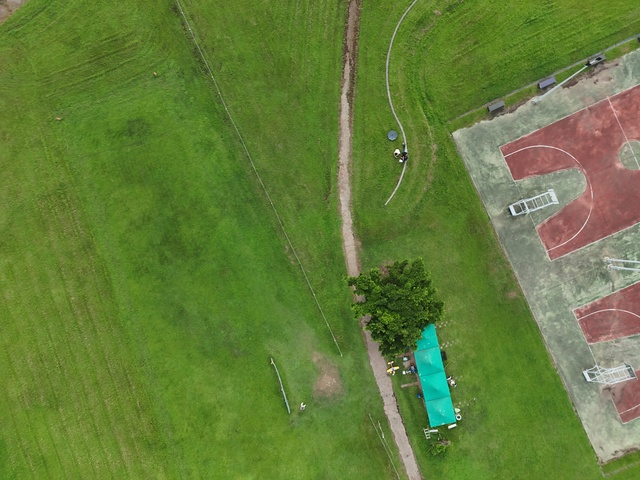
#> input picture DJ_photo/DJI_20260812173225_0147_D_640x480.JPG, 640 x 480 px
$ python process_dji_sequence.py DJ_photo --altitude 1.0
#> lines starting #> are read from the running program, lines starting #| are printed output that depends on the picture
### visual_odometry.py
#!/usr/bin/env python3
"""
GPS-less visual odometry (VO) for a downward-facing drone camera.

Estimates drone displacement between successive photos by matching features,
fitting a 2D similarity transform (rotation + scale + translation) with
RANSAC, and converting the pixel-space translation to meters using the
per-frame altitude (from a rangefinder/barometer) and the camera's known
ground footprint.

This gives *relative* displacement in the camera's own image frame (no
compass/heading fusion), which is exactly what VO/dead-reckoning provides:
chain enough of these together (with the estimated inter-frame rotation)
and you get a trajectory anchored at the first frame, not absolute GPS
coordinates.

Usage:
    python3 visual_odometry.py photo_obtained/
    python3 visual_odometry.py img1.png img2.png img3.png
    python3 visual_odometry.py photo_obtained/ --altitude 60,60,60
"""
import argparse
import math
import os
import re
import sys

import cv2
import numpy as np

import config

FILENAME_ALT_RE = re.compile(r'__[A-Za-z0-9]*__(\d+(?:\.\d+)?)m', re.IGNORECASE)
FILENAME_GPS_RE = re.compile(r'^(-?\d+\.\d+)_(-?\d+\.\d+)-')


# ── Input handling ────────────────────────────────────────────────────────

# [18 lines left out: function list_images, not called in this run]


def parse_altitude_m(path):
    m = FILENAME_ALT_RE.search(os.path.basename(path))
    return float(m.group(1)) if m else None


# [16 lines left out: functions parse_gps, haversine_m, not called in this run]


# ── Feature matching ──────────────────────────────────────────────────────

def _central_crop(gray):
    h, w = gray.shape[:2]
    f = config.CENTRAL_CROP_FRACTION
    if f >= 1.0:
        return gray, (0, 0)
    cw, ch = int(w * f), int(h * f)
    x0, y0 = (w - cw) // 2, (h - ch) // 2
    return gray[y0:y0 + ch, x0:x0 + cw], (x0, y0)


def _make_detector():
    if config.DETECTOR == 'orb':
        return cv2.ORB_create(nfeatures=config.ORB_N_FEATURES), cv2.NORM_HAMMING
    return cv2.SIFT_create(nfeatures=config.SIFT_N_FEATURES), cv2.NORM_L2


def detect_and_match(gray1, gray2):
    """Returns matched point pairs (Nx2 arrays, in ORIGINAL full-frame pixel
    coordinates) after Lowe's ratio test."""
    crop1, off1 = _central_crop(gray1)
    crop2, off2 = _central_crop(gray2)

    detector, norm = _make_detector()
    kp1, des1 = detector.detectAndCompute(crop1, None)
    kp2, des2 = detector.detectAndCompute(crop2, None)
    if des1 is None or des2 is None or len(kp1) < 4 or len(kp2) < 4:
        return np.empty((0, 2)), np.empty((0, 2))

    bf = cv2.BFMatcher(norm)
    raw_matches = bf.knnMatch(des1, des2, k=2)
    good = [m for m, n in raw_matches if n is not None and m.distance < config.MATCH_RATIO * n.distance]

    pts1 = np.float32([kp1[m.queryIdx].pt for m in good])
    pts2 = np.float32([kp2[m.trainIdx].pt for m in good])
    if len(pts1):
        pts1 += np.array(off1)
        pts2 += np.array(off2)
    return pts1, pts2


def estimate_similarity(pts1, pts2):
    """Fit pts2 ~= s*R*pts1 + t via RANSAC. Returns (M 2x3, inlier_mask)."""
    if len(pts1) < 4:
        return None, None
    M, inliers = cv2.estimateAffinePartial2D(
        pts1, pts2,
        method=cv2.RANSAC,
        ransacReprojThreshold=config.RANSAC_REPROJ_THRESHOLD_PX,
        confidence=0.99,
    )
    return M, inliers


# ── Pixel motion -> metric displacement ──────────────────────────────────

# [160 lines left out: functions displacement_from_transform, process_pair, process_pair_arrays, run, main, not called in this run]


# [2 lines that do not run on import are left out]

### process_dji_sequence.py
#!/usr/bin/env python3
"""
Batch VO over a DJI photo sequence — DJI_yyyymmddhhmmss_XXXX_D_WxH.JPG.

Reuses visual_odometry.py's feature-matching core (detect_and_match,
estimate_similarity), but does NOT reuse config.py's camera constants
(FX_PIXELS/FY_PIXELS/IMAGE_WIDTH/IMAGE_HEIGHT) — those were derived for the
Jetson's IMX219 camera at 1280x720. This DJI sequence has no EXIF, no GPS,
no altitude, and an unknown camera model, so the pixel->metric conversion
here uses its own explicit, clearly-flagged assumptions instead:

  - ALTITUDE_M: constant altitude for the whole sequence, given by the user
    (60 m) — DJI photos carry no altitude metadata to read this from.
  - ASSUMED_DIAGONAL_FOV_DEG: the user didn't know this camera's exact
    model/FOV, so this uses a representative value for DJI consumer camera
    drones (~84 deg diagonal, common across the Mavic/Air/Mini lines) rather
    than a calibrated figure. The metric (meters) output is only as good as
    this guess — treat it as an estimate, not a calibrated measurement.

Files are ordered by the 4-digit sequence number embedded in the filename
(not mtime) — it's explicit and copy-safe, unlike mtime.

Usage:
    python3 process_dji_sequence.py DJ_photo/ --altitude 60 --out dji_vo_results.csv
"""
import argparse
import csv
import math
import os
import re

import cv2

import visual_odometry as vo
import config

DJI_RE = re.compile(r'^DJI_(\d{14})_(\d{4})_D_(\d+)x(\d+)\.JPG$', re.IGNORECASE)


def list_dji_sequence(directory):
    """Sorted by the embedded sequence number. Non-matching files (e.g. stray
    unrelated files in the folder) are skipped, not silently mis-ordered."""
#> called with directory = 'DJ_photo'
    items = []
    skipped = []
    for name in os.listdir(directory):
        m = DJI_RE.match(name)
        if m:
            ts, seq, w, h = m.groups()
            items.append((int(seq), ts, int(w), int(h), os.path.join(directory, name)))
        else:
            skipped.append(name)
#> pass 2 of the loop in list_dji_sequence, `for name in os.listdir(directory):`:
    items.sort(key=lambda x: x[0])
    return items, skipped


def focal_px_from_diagonal_fov(width, height, diagonal_fov_deg):
    """Derive an equivalent focal length in pixels from an assumed diagonal
    FOV, for a sensor with square pixels (fx == fy in pixel units)."""
    diag_px = math.hypot(width, height)
    return (diag_px / 2.0) / math.tan(math.radians(diagonal_fov_deg) / 2.0)


def displacement_from_transform_generic(M, altitude_m, width, height, focal_px):
    """Same derivation as visual_odometry.displacement_from_transform(), but
    parameterized by this sequence's own image size and focal length instead
    of the Jetson-specific config.py constants."""
    a, b, tx = M[0]
    c, d, ty = M[1]
    scale = math.sqrt(a * a + c * c)
    theta_rad = math.atan2(c, a)

    cx, cy = width / 2.0, height / 2.0
    center2 = (a * cx + b * cy + tx, c * cx + d * cy + ty)
    apparent_flow = (center2[0] - cx, center2[1] - cy)
    cam_shift_px = (-apparent_flow[0], -apparent_flow[1])

    gsd = altitude_m / focal_px  # same GSD for x and y: square-pixel assumption
    dx_m = cam_shift_px[0] * gsd
    dy_m = cam_shift_px[1] * gsd

    return {
        'dx_px': cam_shift_px[0], 'dy_px': cam_shift_px[1],
        'dx_m': dx_m, 'dy_m': dy_m,
        'magnitude_m': math.hypot(dx_m, dy_m),
        'yaw_change_deg': -math.degrees(theta_rad),
        'scale': scale,
        'altitude_change_m': altitude_m * (1.0 / scale - 1.0) if scale > 0 else float('nan'),
    }


def process_sequence(directory, altitude_m, diagonal_fov_deg):
    items, skipped = list_dji_sequence(directory)
    if skipped:
        print(f"Skipping {len(skipped)} non-matching file(s): {skipped}")
    if len(items) < 2:
        raise SystemExit("need at least 2 DJI_*.JPG files")

    seq0, ts0, w, h, path0 = items[0]
    focal_px = focal_px_from_diagonal_fov(w, h, diagonal_fov_deg)
    print(f"{len(items)} frames, seq {items[0][0]:04d}..{items[-1][0]:04d}, "
          f"image {w}x{h}, assumed diagonal FOV={diagonal_fov_deg}deg -> focal={focal_px:.1f}px, "
          f"altitude={altitude_m}m -> GSD={altitude_m / focal_px:.4f} m/px")
    print()

    rows = []
    traj = [(0.0, 0.0)]
    heading_deg = 0.0
    prev_gray, prev_path = None, path0

    for i, (seq, ts, w_i, h_i, path) in enumerate(items):
        gray = cv2.imread(path, cv2.IMREAD_GRAYSCALE)
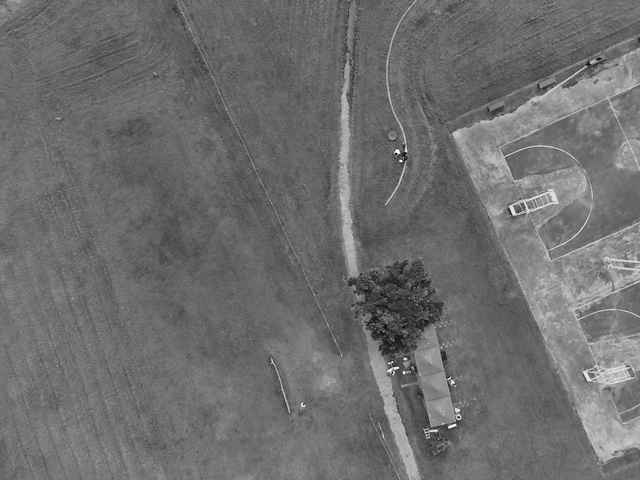
#> gray: shape (480, 640); min 8, max 255, mean 110
        if gray is None:
            print(f"WARNING: could not read {path}, skipping")
            continue
        if prev_gray is None:
            prev_gray, prev_path, prev_seq = gray, path, seq
#> prev_seq = 147
            continue

        pts1, pts2 = vo.detect_and_match(prev_gray, gray)
        M, inliers = vo.estimate_similarity(pts1, pts2)
        n_matches = len(pts1)
        n_inliers = int(inliers.sum()) if inliers is not None else 0

        row = {
            'from': os.path.basename(prev_path), 'to': os.path.basename(path),
            'n_matches': n_matches, 'n_inliers': n_inliers,
            'ok': False, 'confident': False, 'reason': '',
            'dx_m': 0.0, 'dy_m': 0.0, 'magnitude_m': 0.0,
            'yaw_change_deg': 0.0, 'altitude_change_m': 0.0,
            'traj_x_m': traj[-1][0], 'traj_y_m': traj[-1][1],
        }

        if M is None or inliers is None or n_inliers < config.MIN_INLIERS:
            row['reason'] = 'too few inliers'
        else:
            disp = displacement_from_transform_generic(M, altitude_m, w_i, h_i, focal_px)
            row['ok'] = True
            row['confident'] = (n_inliers / n_matches) >= config.MIN_INLIER_RATIO
            row['dx_m'], row['dy_m'] = disp['dx_m'], disp['dy_m']
            row['magnitude_m'] = disp['magnitude_m']
            row['yaw_change_deg'] = disp['yaw_change_deg']
            row['altitude_change_m'] = disp['altitude_change_m']
            if not row['confident']:
                row['reason'] = 'low inlier ratio'

            if row['confident']:
                heading_deg += disp['yaw_change_deg']
                th = math.radians(heading_deg)
                wx = disp['dx_m'] * math.cos(th) - disp['dy_m'] * math.sin(th)
                wy = disp['dx_m'] * math.sin(th) + disp['dy_m'] * math.cos(th)
                px, py = traj[-1]
                traj.append((px + wx, py + wy))
            else:
                traj.append(traj[-1])
            row['traj_x_m'], row['traj_y_m'] = traj[-1]

        rows.append(row)
        tag = 'OK  ' if row['confident'] else ('FAIL' if not row['ok'] else 'LOW-CONF')
        print(f"[{i:3d}] [{tag}] {row['from']} -> {row['to']}  "
              f"matches={n_matches:4d} inliers={n_inliers:4d}  "
              f"disp={row['magnitude_m']:6.2f}m  yaw={row['yaw_change_deg']:+6.2f}deg  "
              f"traj=({row['traj_x_m']:+7.2f},{row['traj_y_m']:+7.2f})")

        prev_gray, prev_path = gray, path
#> pass 2 of the loop in process_sequence, `for i, (seq, ts, w_i, h_i, path) in enumerate(items):`:
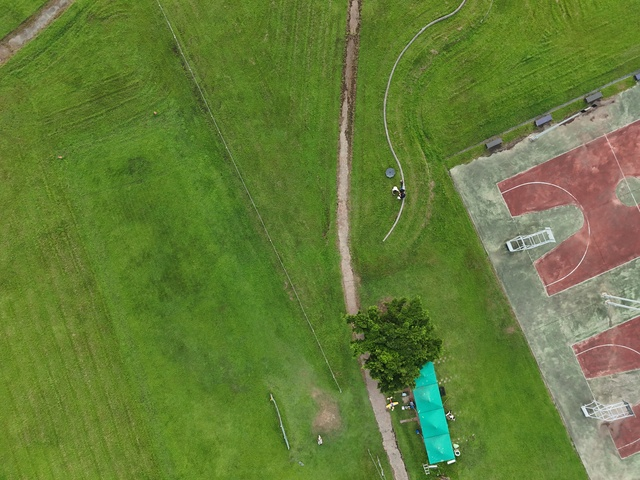
#> input picture DJ_photo/DJI_20260812173233_0151_D_640x480.JPG, 640 x 480 px
#> in detect_and_match, `crop1, off1 = _central_crop(gray1)`:
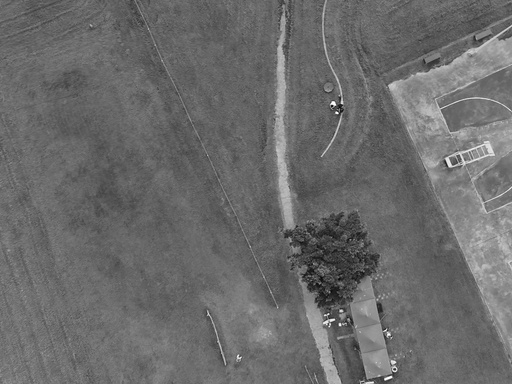
#> crop1: shape (384, 512); min 8, max 255, mean 106.8
#> off1 = (64, 48)
#> in detect_and_match, `crop2, off2 = _central_crop(gray2)`:
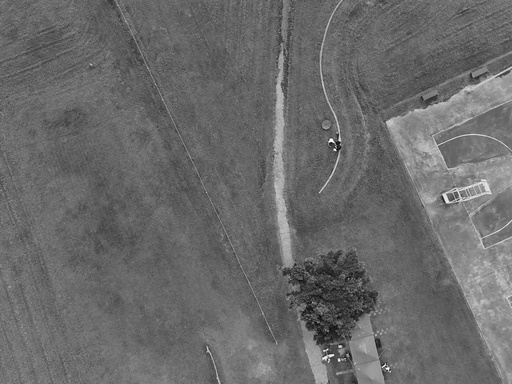
#> crop2: shape (384, 512); min 6, max 255, mean 106.1
#> kp1 = 381 keypoints; strongest (x, y, size): (340, 324, 1.8), (391, 377, 1.9), (385, 379, 2), (341, 311, 2)
#> kp2 = 396 keypoints; strongest (x, y, size): (331, 140, 2.6), (388, 368, 1.9), (340, 346, 2), (447, 201, 2.8)
#> raw_matches = 381 matches
#> good = 215 matches
#> in detect_and_match, `pts1 = np.float32([kp1[m.queryIdx].pt for m in good])`: pts1 = 215 pairs, first value 25.33 to 505.7, second value 6 to 362.1
#> in detect_and_match, `pts2 = np.float32([kp2[m.trainIdx].pt for m in good])`: pts2 = 215 pairs, first value 26.25 to 506.3, second value 44.17 to 377.4
#> in detect_and_match, `pts1 += np.array(off1)`: pts1 = 215 pairs, first value 89.33 to 569.7, second value 54 to 410.1
#> in detect_and_match, `pts2 += np.array(off2)`: pts2 = 215 pairs, first value 90.25 to 570.3, second value 92.17 to 425.4
#> in estimate_similarity, `M, inliers = cv2.estimateAffinePartial2D( pts1, pts2, method=cv2.RANSA..`: M = [[0.995, 0.00466, -0.897], [-0.00466, 0.995, 39.79]]; inliers = 215 values, max 1 at index 0, min 0 at index 32, mean 0.972
#> n_matches = 215
#> n_inliers = 209
#> a = 0.995; b = 0.00466; tx = -0.897
#> c = -0.00466; d = 0.995; ty = 39.79
#> scale = 0.995
#> theta_rad = -0.00468
#> center2 = (318.8, 277.2)
#> apparent_flow = (-1.22, 37.21)
#> cam_shift_px = (1.22, -37.21)
#> dx_m = 0.00276
#> dy_m = -0.0838
#> disp = {'dx_px': 1.22, 'dy_px': -37.21, 'dx_m': 0.00276, 'dy_m': -0.0838, 'magnitude_m': 0.0838, 'yaw_change_deg': 0.268, 'scale': 0.995, 'altitude_change_m': 0.00453}
#> heading_deg = 0.268
#> th = 0.00468
#> wx = 0.00315
#> wy = -0.0837
#> tag = 'OK  '
#| [  1] [OK  ] DJI_20260812173225_0147_D_640x480.JPG -> DJI_20260812173233_0151_D_640x480.JPG  matches= 215 inliers= 209  disp=  0.08m  yaw= +0.27deg  traj=(  +0.00,  -0.08)

    return rows


def main():
    ap = argparse.ArgumentParser(description=__doc__, formatter_class=argparse.RawDescriptionHelpFormatter)
    ap.add_argument('directory')
    ap.add_argument('--altitude', type=float, required=True, help='constant altitude (m) for the whole sequence')
    ap.add_argument('--fov', type=float, default=84.0, help='assumed diagonal FOV in degrees (default 84, typical DJI consumer drone camera)')
    ap.add_argument('--out', default='dji_vo_results.csv')
    args = ap.parse_args()

    rows = process_sequence(args.directory, args.altitude, args.fov)
#> rows = 1 item

    with open(args.out, 'w', newline='') as f:
        fieldnames = ['from', 'to', 'n_matches', 'n_inliers', 'ok', 'confident', 'reason',
                      'dx_m', 'dy_m', 'magnitude_m', 'yaw_change_deg', 'altitude_change_m',
                      'traj_x_m', 'traj_y_m']
        writer = csv.DictWriter(f, fieldnames=fieldnames)
        writer.writeheader()
        writer.writerows(rows)

    n_ok = sum(1 for r in rows if r['confident'])
#> n_ok = 1
    print()
    print(f"Done: {len(rows)} pairs, {n_ok} confident ({n_ok/len(rows)*100:.0f}%). Wrote {args.out}")
#| Done: 1 pairs, 1 confident (100%). Wrote dji_vo_results.csv
    print(f"Final cumulative position (frame-0 reference): "
          f"({rows[-1]['traj_x_m']:+.2f}, {rows[-1]['traj_y_m']:+.2f}) m")
#| Final cumulative position (frame-0 reference): (+0.00, -0.08) m


if __name__ == '__main__':
    main()
